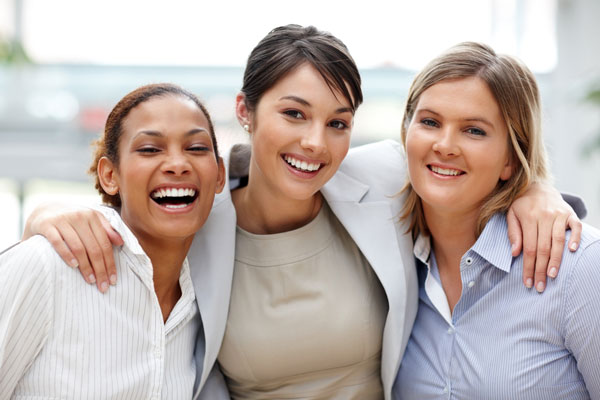
#> input picture image-processing/115.jpg, 600 x 400 px
$ python image-face-detection.py
#> lines starting #> are read from the running program, lines starting #| are printed output that depends on the picture; after the words box and inside, x2 and y2 are one past the last pixel; in counts of white or black regions, pixels touching at a corner belong together
import cv2
import numpy as np
face_cascade= cv2.CascadeClassifier('C:/Users/Muskan/Desktop/ALL-IMP-FILES/pythoncv/haarcascades/haarcascade_frontalface_default.xml')
pic=cv2.imread('115.jpg')
#> pic is the input picture: shape (400, 600, 3); mean B, G, R 173.4, 178.1, 191.1
scale_factor=1.3
while 1:
    faces = face_cascade.detectMultiScale(pic, scale_factor, 3)
#> faces = [[386, 79, 123, 123], [244, 66, 131, 131], [110, 97, 128, 128]]
    for (x,y,w,h) in faces:
        cv2.rectangle(pic, (x,y), (x+w , y+h), (255,0,0), 2)
        font = cv2.FONT_HERSHEY_SIMPLEX
        cv2.putText(pic,'face' ,(x,y), font,2, (255,255,255), 2, cv2.LINE_AA)
#> this loop made 3 passes
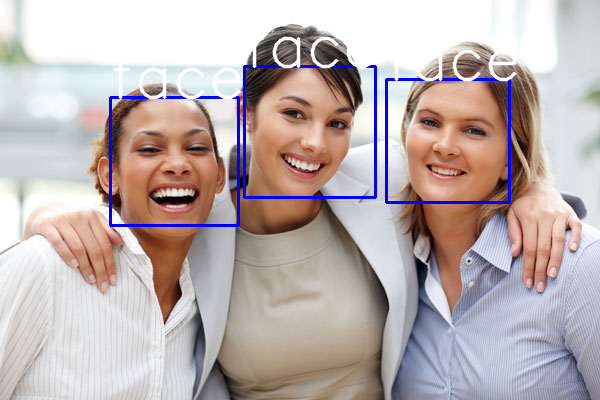
#> pic: shape (400, 600, 3); 3.25% of pixels changed, all inside (x1, y1, x2, y2) = (109, 24, 517, 227)
    print("number of faces detected {}".format(len(faces)))
#| number of faces detected 3
    cv2.imshow('face',pic)
    k= cv2.waitKey(30) & 0xff
#> (key Esc is pressed here)
    if k==2:
        break
cv2.destroyAllWindows()


$ run again, with image-processing/112.jpg copied over image-processing/115.jpg
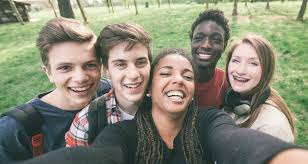
#> input picture image-processing/112.jpg, 308 x 164 px
#> pic is the input picture: shape (164, 308, 3); mean B, G, R 118.2, 136.6, 136.1
#> faces = [[184, 21, 47, 47], [218, 43, 50, 50], [101, 42, 57, 57], [44, 41, 65, 65], [148, 50, 58, 58]]
#> the loop `for (x,y,w,h) in faces:` made 5 passes
#> after the loop `for (x,y,w,h) in faces:`:
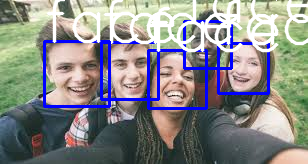
#> pic: shape (164, 308, 3); 16.16% of pixels changed, all inside (x1, y1, x2, y2) = (43, 0, 308, 110)
#| number of faces detected 5
